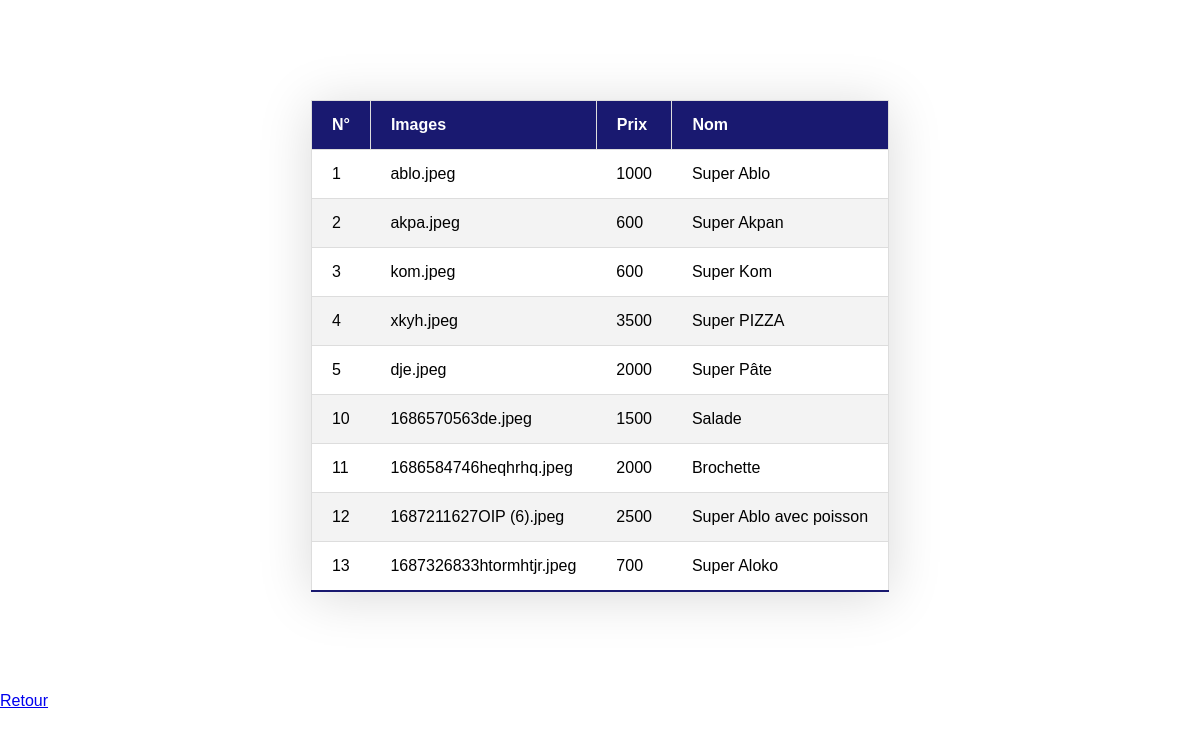
The app's page /liset_pro.php with its own data.
### tables this page shows
CREATE TABLE `produits` (
  `id` int(11) NOT NULL,
  `img` varchar(1000) NOT NULL,
  `prix` int(11) NOT NULL,
  `nom` varchar(25) NOT NULL
);

### liset_pro.php (the view, shortened to what this page needs)
<!DOCTYPE html>
<html lang="en">
<head>
    <link rel="stylesheet" href="liste_cli.css">
</head>
<body>
<?php
try {
    $pdo = new PDO("mysql:host=localhost;dbname=products", "root", "");
    $pdo->setAttribute(PDO::ATTR_ERRMODE, PDO::ERRMODE_EXCEPTION);
} catch (PDOException $e) {
    echo "Erreur de connexion à la base de données : " . $e->getMessage();
}
$ins = $pdo->prepare("SELECT * FROM produits ORDER BY id");
$ins->execute();
$tab = $ins->fetchAll(PDO::FETCH_ASSOC);
?>
    <table class="tableau-style">
        <thead>
            <tr>
                <th>N°</th>
                <th>Images</th>
                <th>Prix</th>
                <th>Nom</th>
            </tr>
        </thead>
        <tbody>
            <?php foreach ($tab as $row): ?>
                <tr>
                    <td><?= $row["id"] ?></td>
                    <td><?= $row["img"] ?></td>
                    <td><?= $row["prix"] ?></td>
                    <td><?= $row["nom"] ?></td>
                </tr>
            <?php endforeach; ?>
        </tbody>
    </table>
    <a href="acceuil.html">Retour</a>
</body>
</html>

### css/liste_cli.css (style rules this page uses)
body { height: 100vh; font-family: Arial, Helvetica, sans-serif; }
.tableau-style { border-collapse: collapse; min-width: 400px; width: auto; box-shadow: 0 5px 50px rgba(0, 0, 0, 0.15); cursor: pointer; margin: 100px auto; border: 1px solid midnightblue; }
thead tr { background-color: midnightblue; color: #fff; text-align: left; }
th, td { padding: 15px 20px; }
tbody tr, th { border: 1px solid #ddd; }
tbody tr:nth-child(even) { background-color: #f3f3f3; }
tbody tr:last-of-type { border-bottom: 2px solid midnightblue; }

### records on screen
produits: id "1", img "ablo.jpeg", prix "1000", nom "Super Ablo"
produits: id "2", img "akpa.jpeg", prix "600", nom "Super Akpan"
produits: id "3", img "kom.jpeg", prix "600", nom "Super Kom"
produits: id "4", img "xkyh.jpeg", prix "3500", nom "Super PIZZA"
produits: id "5", img "dje.jpeg", prix "2000", nom "Super Pâte"
produits: id "10", img "1686570563de.jpeg", prix "1500", nom "Salade"
produits: id "11", img "1686584746heqhrhq.jpeg", prix "2000", nom "Brochette"
produits: id "12", img "1687211627OIP (6).jpeg", prix "2500", nom "Super Ablo avec poisson"
produits: id "13", img "1687326833htormhtjr.jpeg", prix "700", nom "Super Aloko"
